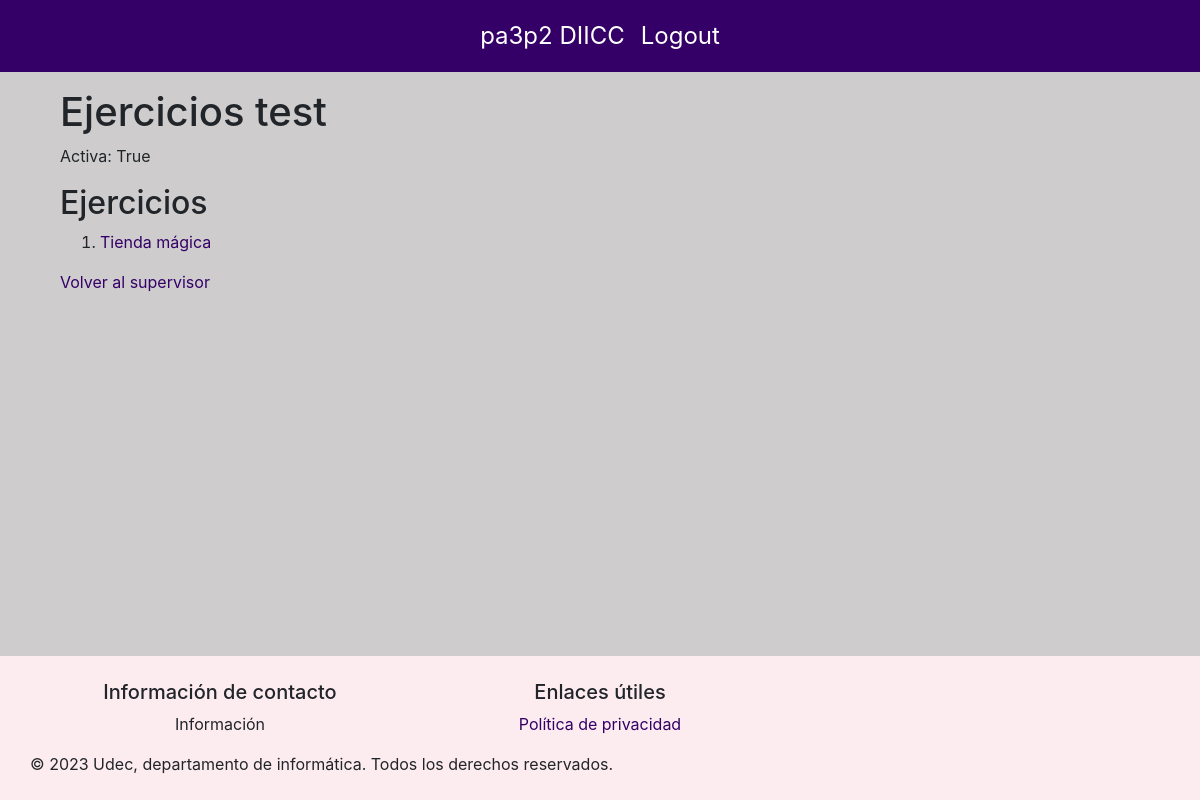
The page /dashDocente/1/serie/1 (signed in) on the database as committed earlier.
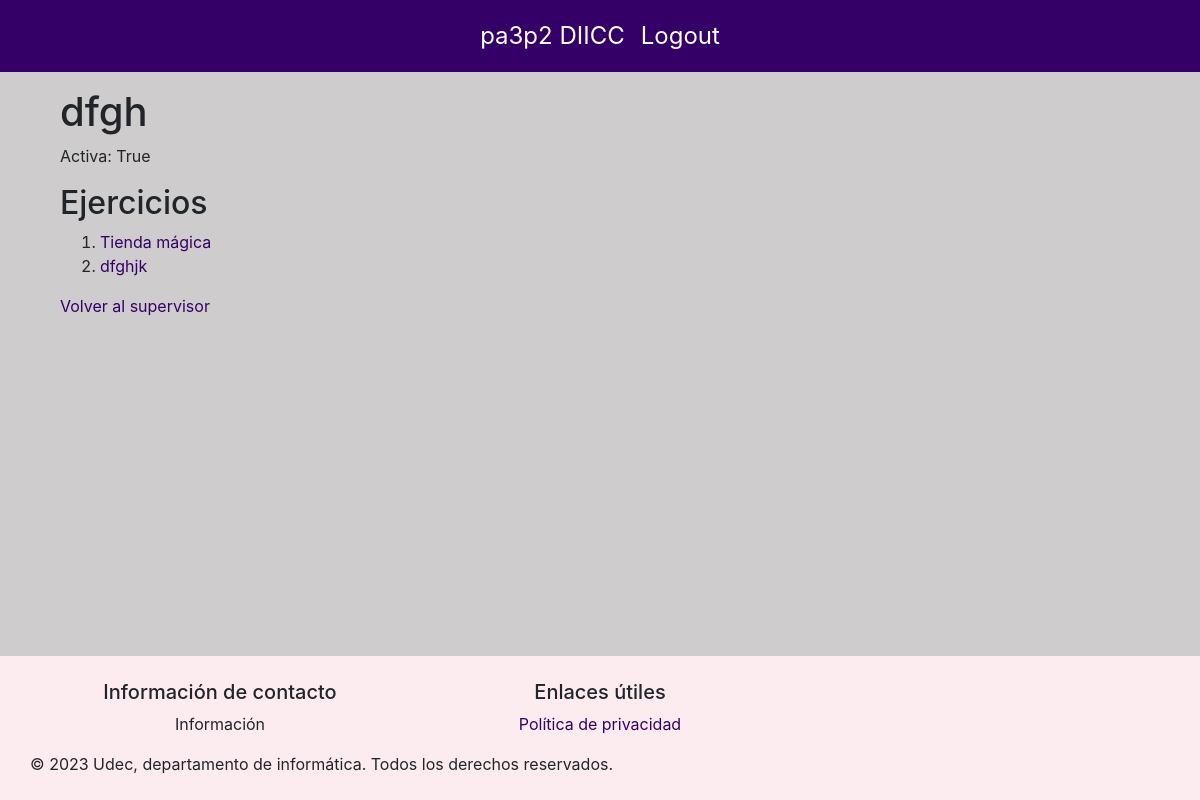
The same page on the database as committed later.
### basedatos/modelos.py (models this page shows, shortened)
class Serie(db.Model):
    id = db.Column(db.Integer, primary_key=True)
    nombre = db.Column(db.String(50), nullable=False, unique=True)
    activa = db.Column(db.Boolean(), nullable=False, default=True)
    ejercicios = db.relationship('Ejercicio', order_by=Ejercicio.id, back_populates='serie')

class Ejercicio(db.Model):
    id = db.Column(db.Integer, primary_key=True)
    nombre = db.Column(db.String(50), nullable=False, unique=True)
    path_ejercicio = db.Column(db.String(200), nullable=False)
    enunciado = db.Column(db.String(), nullable=False)
    id_serie = db.Column(db.Integer, db.ForeignKey('serie.id'), nullable=False)
    serie = db.relationship('Serie', back_populates='ejercicios')

### main.py (the view)
@app.route('/dashDocente/<int:supervisor_id>/serie/<int:serie_id>')
@login_required
def detallesSeries(supervisor_id, serie_id):
    if not verify_supervisor(supervisor_id):
        flash('No tienes permiso para acceder a este dashboard. Debes ser un Supervisor.', 'danger')
        return redirect(url_for('login'))
    serie = Serie.query.get(serie_id)
    ejercicios = Ejercicio.query.filter_by(id_serie=serie_id).all()
    return render_template('detallesSerie.html', serie=serie, ejercicios=ejercicios, supervisor_id=supervisor_id)

### basedatos/modelos.py (called while the page is built)
    @property
    def is_authenticated(self):
        return True

### main.py (called while the page is built)
@login_manager.user_loader
def load_user(user_id):
    if user_id.startswith("e"):
        user = db.session.get(Estudiante, int(user_id[1:]))
    elif user_id.startswith("s"):
        user = db.session.get(Supervisor, int(user_id[1:]))
    else:
        return None
    return user

def verify_supervisor(supervisor_id):
    if not isinstance(current_user, Supervisor):
        flash('No tienes permiso para acceder a este dashboard. Debes ser un Supervisor.', 'danger')
        return False
    if current_user.id != supervisor_id:
        flash('No tienes permiso para acceder a este dashboard.', 'danger')
        return False
    return True

### templates/detallesSerie.html (shortened to what this page needs)
{% extends "layout.html" %}
{% block content %}
<div class="container mt-5">
    <h1>{{ serie.nombre }}</h1>
<p>Activa: {{ serie.activa }}</p>
<h2>Ejercicios</h2>
<ol>
    {% for ejercicio in ejercicios %}
        <li>
            <a href="{{ url_for('detallesEjercicio', supervisor_id=supervisor_id, serie_id=serie.id,ejercicio_id=ejercicio.id) }}">{{ ejercicio.nombre }}</a>
        </li>
    {% endfor %}
    </ol>
<a href="{{ url_for('dashDocente', supervisor_id=supervisor_id) }}">Volver al supervisor</a>
</div>
{% endblock %}

Rows that differ between the two databases and show on the page:
changed Serie "True": nombre "Ejercicios test" → "dfgh"
added Ejercicio: nombre "dfghjk"
